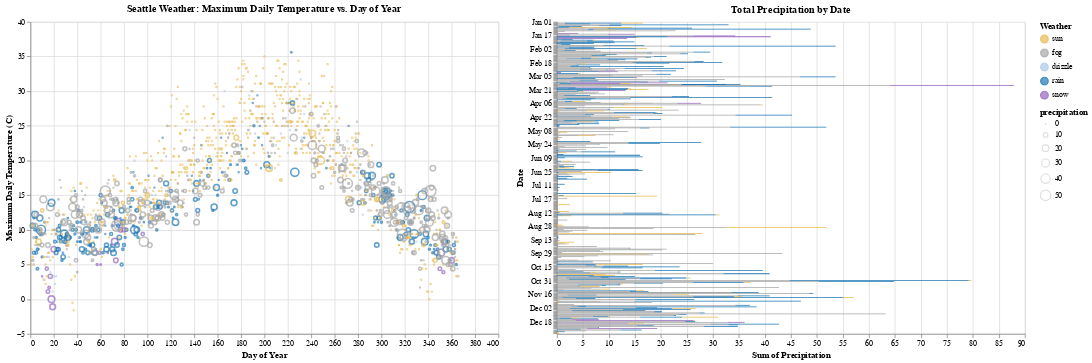

Write notebook code for a chart like this one.
### Code cell
# Create a brush selection for the top chart
brush = alt.selection_interval(encodings=['x'])

# Create a selection for weather legend
legend_selection = alt.selection_multi(fields=['weather'], bind='legend')

# Chart with interval selection and weather graying out functionality
points = alt.Chart(source).mark_point().encode(
    alt.X('day_of_year:Q', title='Day of Year'),
    alt.Y('temp_max:Q', title='Maximum Daily Temperature (C)'),
    size=alt.Size('precipitation:Q', scale=alt.Scale(range=[1, 200])),
    color=alt.condition(
        legend_selection & brush,
        alt.Color('weather:N', scale=scale, title='Weather'),
        alt.value('lightgray')
    ),
    tooltip=['date:T', 'temp_max:Q', 'precipitation:Q']
).properties(
    title='Seattle Weather: Maximum Daily Temperature vs. Day of Year',
    width=600,
    height=400
).add_selection(
    brush
).add_selection(
    legend_selection
)

# Create the stacked horizontal bar chart with a filter based on brush selection
bars = alt.Chart(source).mark_bar().encode(
    alt.X('sum(precipitation):Q', title='Sum of Precipitation'),
    alt.Y('monthdate(date):O', title='Date'),
    color=alt.Color('weather:N', scale=scale, title='Weather'),
    order=alt.Order('weather', sort='ascending'),
    tooltip=['date:T', 'precipitation:Q', 'weather:N']
).transform_filter(
    brush
).properties(
    title='Total Precipitation by Date',
    width=600,
    height=400
)

# Show the scatter plot and the filtered stacked bar chart side by side
alt.hconcat(points, bars)

### Figure 1 — Vega-Lite specification as saved in the notebook (floating-point values rounded to 4 significant figures; data arrays with more than 128 entries replaced by an {"elided": "..."} marker saying what was removed)
{"config": {"view": {"continuousWidth": 300, "continuousHeight": 300}}, "hconcat": [{"mark": {"type": "point"}, "encoding": {"color": {"condition": {"test": {"and": [{"param": "param_17"}, {"param": "param_16"}]}, "field": "weather", "scale": {"domain": ["sun", "fog", "drizzle", "rain", "snow"], "range": ["#e7ba52", "#a7a7a7", "#aec7e8", "#1f77b4", "#9467bd"]}, "title": "Weather", "type": "nominal"}, "value": "lightgray"}, "size": {"field": "precipitation", "scale": {"range": [1, 200]}, "type": "quantitative"}, "tooltip": [{"field": "date", "type": "temporal"}, {"field": "temp_max", "type": "quantitative"}, {"field": "precipitation", "type": "quantitative"}], "x": {"field": "day_of_year", "title": "Day of Year", "type": "quantitative"}, "y": {"field": "temp_max", "title": "Maximum Daily Temperature (C)", "type": "quantitative"}}, "height": 400, "name": "view_4", "title": "Seattle Weather: Maximum Daily Temperature vs. Day of Year", "width": 600}, {"mark": {"type": "bar"}, "encoding": {"color": {"field": "weather", "scale": {"domain": ["sun", "fog", "drizzle", "rain", "snow"], "range": ["#e7ba52", "#a7a7a7", "#aec7e8", "#1f77b4", "#9467bd"]}, "title": "Weather", "type": "nominal"}, "order": {"field": "weather", "sort": "ascending", "type": "nominal"}, "tooltip": [{"field": "date", "type": "temporal"}, {"field": "precipitation", "type": "quantitative"}, {"field": "weather", "type": "nominal"}], "x": {"aggregate": "sum", "field": "precipitation", "title": "Sum of Precipitation", "type": "quantitative"}, "y": {"field": "date", "timeUnit": "monthdate", "title": "Date", "type": "ordinal"}}, "height": 400, "title": "Total Precipitation by Date", "transform": [{"filter": {"param": "param_16"}}], "width": 600}], "data": {"name": "data-78cbad3a06cb2c4289f33c55827fd168"}, "params": [{"name": "param_16", "select": {"type": "interval", "encodings": ["x"]}, "views": ["view_4"]}, {"name": "param_17", "select": {"type": "point", "fields": ["weather"]}, "bind": "legend", "views": ["view_4"]}], "$schema": "https://vega.github.io/schema/vega-lite/v5.17.0.json", "datasets": {"data-78cbad3a06cb2c4289f33c55827fd168": {"elided": "1461 records"}}}
